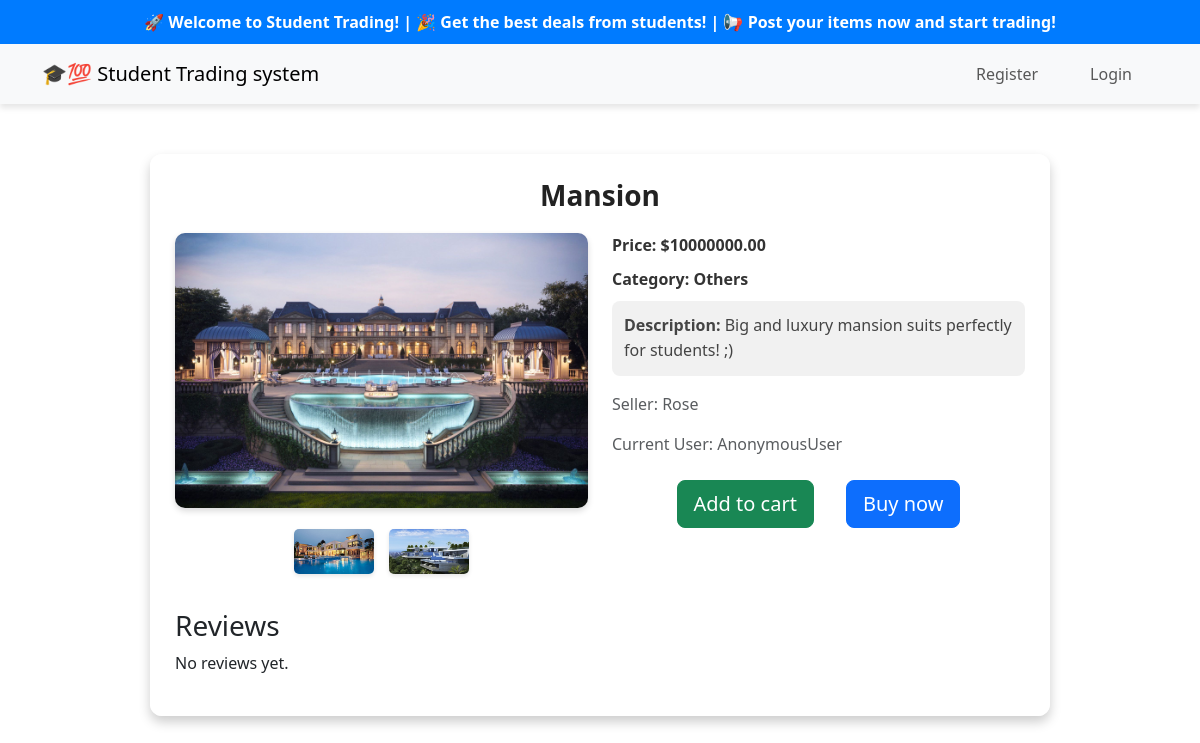
The app's page /item/54/ with its own data.
### marketplace/models.py (models this page shows, shortened)
class Item(models.Model):
    CATEGORY_CHOICES = [
        ('Books', 'Books'),
        ('Electronics', 'Electronics'),
        ('Clothing', 'Clothing'),
        ('Furniture', 'Furniture'),
        ('Others', 'Others'),
    ]
    STATUS_CHOICES = [
        ('Available', 'Available'),
        ('Pending', 'Pending'),
        ('Sold', 'Sold'),
    ]
    name = models.CharField(max_length=200)
    description = models.TextField()
    category = models.CharField(max_length=20, choices=CATEGORY_CHOICES)
    price = models.DecimalField(max_digits=10, decimal_places=2)
    image = models.ImageField(upload_to='items/', null=True, blank=True)
    seller = models.ForeignKey(settings.AUTH_USER_MODEL, on_delete=models.CASCADE)
    status = models.CharField(max_length=20, choices=STATUS_CHOICES, default='Available')
    created_at = models.DateTimeField(auto_now_add=True)

class ItemImage(models.Model):
    item = models.ForeignKey(Item, on_delete=models.CASCADE, related_name='images')
    image = models.ImageField(upload_to='items/')

class CustomUser(AbstractUser):
    profile_image = models.ImageField(upload_to='profile_pics/', null=True, blank=True)
    bio = models.TextField(blank=True, null=True)
    email = models.EmailField(unique=True)  # Ensure email is unique
    is_verified = models.BooleanField(default=False)  # Future email verification flag
    balance = models.DecimalField(max_digits=10, decimal_places=2, default=0.00)
    address = models.CharField(max_length=255, blank=True, null=True)  # 新增地址字段

### marketplace/views.py (the view)
# urls.py: path('item/<int:item_id>/', views.item_detail, name='item_detail'),
def item_detail(request, item_id):
    item = get_object_or_404(Item, id=item_id)
    reviews = Review.objects.filter(item=item)
    return render(request, 'items/item_detail.html', {'item': item, 'reviews': reviews})

### marketplace/templates/items/item_detail.html (shortened to what this page needs)
{% extends "base.html" %}
{% block content %}
<div class="container item-detail-container">
    <h1 class="item-title">{{ item.name }}</h1>
    <div class="row">
        <div class="col-md-6 text-center">
            {% if item.image and item.image.url %}
                <img src="{{ item.image.url }}" class="img-fluid item-image" alt="{{ item.name }}">
            {% else %}
                <img src="/static/default-placeholder.png" alt="No image available" class="item-image">
                <p class="text-muted">No image available for this item.</p>
            {% endif %}
            <div class="mt-3 additional-images">
                {% for image in item.images.all %}
                    <img src="{{ image.image.url }}" alt="Additional Image">
                {% empty %}
                    <p>No additional images available.</p>
                {% endfor %}
            </div>
        </div>
        <div class="col-md-6">
            <p class="item-info"><strong>Price:</strong> ${{ item.price }}</p>
            <p class="item-info"><strong>Category:</strong> {{ item.category }}</p>
            <p class="item-description"><strong>Description:</strong> {{ item.description }}</p>
            <p class="text-muted">Seller: {{ item.seller }}</p>
            <p class="text-muted">Current User: {{ request.user }}</p>
{% if request.user != item.seller %}
<div class="d-flex justify-content-center mt-4">
    <a href="{% url 'add_to_cart' item.id %}" class="btn btn-success btn-lg mx-3">
         Add to cart
    </a>
    <a href="{% url 'confirm_purchase' item.id %}" class="btn btn-primary btn-lg mx-3">
         Buy now
    </a>
</div>
{% endif %}
        </div>
    </div>
    <div class="review-container">
        <h3>Reviews</h3>
        {% if reviews %}
            {% for review in reviews %}
                <div class="review-card">
                    <strong>{{ review.reviewer.username }}</strong>
                    <p>{{ review.comment }} (Rating: {{ review.rating }}/5)</p>
                </div>
            {% endfor %}
        {% else %}
            <p>No reviews yet.</p>
        {% endif %}
    </div>
</div>
{% endblock %}

### marketplace/templates/base.html (shortened to what this page needs)
{% load static %}
<!DOCTYPE html>
<html lang="en">
<head>
    <link rel="stylesheet" href="https://cdn.jsdelivr.net/npm/bootstrap@5.3.0/dist/css/bootstrap.min.css">
</head>
<body>
    <div class="scrolling-caption">
        <marquee behavior="scroll" direction="left">
            🚀 Welcome to Student Trading! | 🎉 Get the best deals from students! | 📢 Post your items now and start trading!
        </marquee>
    </div>
    <nav class="navbar navbar-expand-lg navbar-light bg-light">
        <div class="container">
            <a class="navbar-brand" href="{% url 'home' %}">🎓💯 Student Trading system</a>
            <div class="collapse navbar-collapse" id="navbarNav">
                <ul class="navbar-nav ms-auto">
                    {% if user.is_authenticated %}
                        <li class="nav-item">
                            <a class="nav-link btn btn-outline-primary mx-2" href="{% url 'add_item' %}">👚 Sell Item</a>
                        </li>
                        <li class="nav-item">
                            <a class="nav-link btn btn-outline-info mx-2" href="{% url 'message_center' %}">
                                📝 Messages
                                {% if unread_messages_count > 0 %}
                                    <span class="badge bg-danger">{{ unread_messages_count }}</span>
                                {% endif %}
                            </a>
                        </li>
                        <li class="nav-item">
                            <a class="nav-link btn btn-outline-info mx-2 position-relative" href="{% url 'cart' %}">
                                🛒 Cart
                                {% if cart_count > 0 %}
                                    <span class="badge bg-danger position-absolute top-0 start-100 translate-middle">
                                        {{ cart_count }}
                                    </span>
                                {% endif %}
                            </a>
                        </li>
                        <li><a class="nav-link btn btn-outline-info mx-2" href="{% url 'purchase_history' %}">💴 View Purchase History</a></li>
                        <li class="nav-item dropdown">
                            <a class="nav-link dropdown-toggle d-flex align-items-center" href="#" id="profileDropdown" role="button" data-bs-toggle="dropdown">
                                {% if user.profile.profile_image %}
                                    <img src="{{ user.profile.profile_image.url }}" class="profile-img">
                                {% else %}
                                    <img src="/static/default-user.png" class="profile-img">
                                {% endif %}
                                {{ user.username }}
                            </a>
                            <ul class="dropdown-menu dropdown-menu-end">
                                <li><a class="dropdown-item" href="{% url 'profile_view' %}">View Profile</a></li>
                                <li><a class="dropdown-item" href="{% url 'profile_edit' %}">Edit Profile</a></li>
                                <li><hr class="dropdown-divider"></li>
                                <li>
                                    <form method="post" action="{% url 'logout' %}">
                                        {% csrf_token %}
                                        <button type="submit" class="dropdown-item text-danger">Logout</button>
                                    </form>
                                </li>
                            </ul>
                        </li>
                    {% else %}
                        <li class="nav-item"><a class="nav-link btn btn-outline-secondary mx-2" href="{% url 'register' %}">Register</a></li>
                        <li class="nav-item"><a class="nav-link btn btn-outline-primary mx-2" href="{% url 'login' %}">Login</a></li>
                    {% endif %}
                </ul>
            </div>
        </div>
    </nav>
    <div class="container mt-4">
        {% block content %}{% endblock %}
    </div>
</body>
</html>

### marketplace/templates/base.html (style rules this page uses)
.navbar { box-shadow: 0 4px 6px rgba(0, 0, 0, 0.1); }
.nav-item a { font-weight: 500; }
.navbar-nav .nav-item { margin-left: 10px; margin-right: 10px; }
.navbar-nav .nav-link { padding: 10px 15px; display: flex; align-items: center; justify-content: center; border-radius: 8px; }
.navbar-nav .btn { font-size: 16px; font-weight: 500; transition: all 0.3s ease-in-out; }
.scrolling-caption { background-color: #007bff; color: white; font-weight: bold; padding: 10px; text-align: center; overflow: hidden; white-space: nowrap; }

### marketplace/templates/items/item_detail.html (style rules this page uses)
body { background: url("https://www.instamojo.com/blog/wp-content/uploads/2022/03/ecommerce.jpg") no-repeat center center fixed; background-size: cover; }
.item-detail-container { max-width: 900px; margin: 50px auto; background: rgba(255, 255, 255, 0.85); padding: 25px; border-radius: 12px; box-shadow: 0 6px 12px rgba(0, 0, 0, 0.2); }
.item-title { font-size: 28px; font-weight: bold; text-align: center; margin-bottom: 20px; color: #222; }
.item-image { display: block; max-width: 100%; height: auto; border-radius: 10px; box-shadow: 0 3px 6px rgba(0, 0, 0, 0.15); transition: transform 0.2s; }
.additional-images img { width: 80px; height: auto; margin: 5px; border-radius: 5px; box-shadow: 0 2px 4px rgba(0, 0, 0, 0.1); cursor: pointer; transition: transform 0.2s; }
.item-info { font-size: 16px; color: #333; margin-bottom: 10px; font-weight: bold; }
.item-description { font-size: 16px; color: #444; background: rgba(240, 240, 240, 0.9); padding: 12px; border-radius: 8px; line-height: 1.6; }
.review-container { margin-top: 30px; }

### records on screen
Item: name "Mansion", image (picture), price "10000000.00", category "Others", description "Big and luxury mansion suits perfectly for students! ;)", seller "Rose"
ItemImage: image (picture)
ItemImage: image (picture)

### other values on screen
{{ request.user }} "AnonymousUser"
